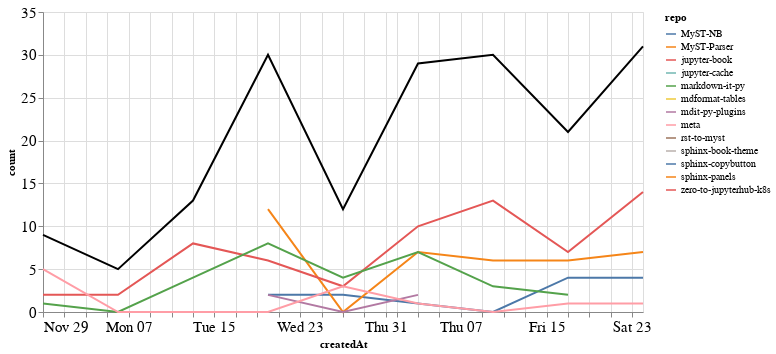

Source (notebook cell):
### Markdown cell above
### Comments

### Code cell
comments_time = comments.groupby('repo').resample('W', on='createdAt').count()['author'].reset_index()
comments_time = comments_time.rename(columns={'author': 'count'})
comments_time_total = comments_time.groupby('createdAt').agg({"count": "sum"}).reset_index()
ch1 = alt.Chart(comments_time, width=600).mark_line().encode(
    x='createdAt',
    y='count',
    color='repo',
    tooltip="repo"
)

ch2 = alt.Chart(comments_time_total, width=600).mark_line(color="black").encode(
    x='createdAt',
    y='count',
)

ch1 + ch2

### Figure 1 — Vega-Lite specification as saved in the notebook (floating-point values rounded to 4 significant figures)
{"config": {"axisLeft": {"labelFontSize": 15}, "axisBottom": {"labelFontSize": 15}}, "layer": [{"data": {"name": "data-5f58220eb550be46bd765b9616f93d22"}, "mark": "line", "encoding": {"color": {"type": "nominal", "field": "repo"}, "tooltip": {"type": "nominal", "field": "repo"}, "x": {"type": "temporal", "field": "createdAt"}, "y": {"type": "quantitative", "field": "count"}}, "width": 600}, {"data": {"name": "data-5c12e3b7f39d06629157fb3ebb8abecb"}, "mark": {"type": "line", "color": "black"}, "encoding": {"x": {"type": "temporal", "field": "createdAt"}, "y": {"type": "quantitative", "field": "count"}}, "width": 600}], "$schema": "https://vega.github.io/schema/vega-lite/v4.8.1.json", "datasets": {"data-5f58220eb550be46bd765b9616f93d22": [{"repo": "MyST-NB", "createdAt": "2020-12-20T00:00:00", "count": 2}, {"repo": "MyST-NB", "createdAt": "2020-12-27T00:00:00", "count": 2}, {"repo": "MyST-NB", "createdAt": "2021-01-03T00:00:00", "count": 1}, {"repo": "MyST-NB", "createdAt": "2021-01-10T00:00:00", "count": 0}, {"repo": "MyST-NB", "createdAt": "2021-01-17T00:00:00", "count": 4}, {"repo": "MyST-NB", "createdAt": "2021-01-24T00:00:00", "count": 4}, {"repo": "MyST-Parser", "createdAt": "2020-12-20T00:00:00", "count": 12}, {"repo": "MyST-Parser", "createdAt": "2020-12-27T00:00:00", "count": 0}, {"repo": "MyST-Parser", "createdAt": "2021-01-03T00:00:00", "count": 7}, {"repo": "MyST-Parser", "createdAt": "2021-01-10T00:00:00", "count": 6}, {"repo": "MyST-Parser", "createdAt": "2021-01-17T00:00:00", "count": 6}, {"repo": "MyST-Parser", "createdAt": "2021-01-24T00:00:00", "count": 7}, {"repo": "jupyter-book", "createdAt": "2020-11-29T00:00:00", "count": 2}, {"repo": "jupyter-book", "createdAt": "2020-12-06T00:00:00", "count": 2}, {"repo": "jupyter-book", "createdAt": "2020-12-13T00:00:00", "count": 8}, {"repo": "jupyter-book", "createdAt": "2020-12-20T00:00:00", "count": 6}, {"repo": "jupyter-book", "createdAt": "2020-12-27T00:00:00", "count": 3}, {"repo": "jupyter-book", "createdAt": "2021-01-03T00:00:00", "count": 10}, {"repo": "jupyter-book", "createdAt": "2021-01-10T00:00:00", "count": 13}, {"repo": "jupyter-book", "createdAt": "2021-01-17T00:00:00", "count": 7}, {"repo": "jupyter-book", "createdAt": "2021-01-24T00:00:00", "count": 14}, {"repo": "jupyter-cache", "createdAt": "2021-01-17T00:00:00", "count": 1}, {"repo": "markdown-it-py", "createdAt": "2020-11-29T00:00:00", "count": 1}, {"repo": "markdown-it-py", "createdAt": "2020-12-06T00:00:00", "count": 0}, {"repo": "markdown-it-py", "createdAt": "2020-12-13T00:00:00", "count": 4}, {"repo": "markdown-it-py", "createdAt": "2020-12-20T00:00:00", "count": 8}, {"repo": "markdown-it-py", "createdAt": "2020-12-27T00:00:00", "count": 4}, {"repo": "markdown-it-py", "createdAt": "2021-01-03T00:00:00", "count": 7}, {"repo": "markdown-it-py", "createdAt": "2021-01-10T00:00:00", "count": 3}, {"repo": "markdown-it-py", "createdAt": "2021-01-17T00:00:00", "count": 2}, {"repo": "mdformat-tables", "createdAt": "2020-12-13T00:00:00", "count": 1}, {"repo": "mdit-py-plugins", "createdAt": "2020-12-20T00:00:00", "count": 2}, {"repo": "mdit-py-plugins", "createdAt": "2020-12-27T00:00:00", "count": 0}, {"repo": "mdit-py-plugins", "createdAt": "2021-01-03T00:00:00", "count": 2}, {"repo": "meta", "createdAt": "2020-11-29T00:00:00", "count": 5}, {"repo": "meta", "createdAt": "2020-12-06T00:00:00", "count": 0}, {"repo": "meta", "createdAt": "2020-12-13T00:00:00", "count": 0}, {"repo": "meta", "createdAt": "2020-12-20T00:00:00", "count": 0}, {"repo": "meta", "createdAt": "2020-12-27T00:00:00", "count": 3}, {"repo": "meta", "createdAt": "2021-01-03T00:00:00", "count": 1}, {"repo": "meta", "createdAt": "2021-01-10T00:00:00", "count": 0}, {"repo": "meta", "createdAt": "2021-01-17T00:00:00", "count": 1}, {"repo": "meta", "createdAt": "2021-01-24T00:00:00", "count": 1}, {"repo": "rst-to-myst", "createdAt": "2021-01-10T00:00:00", "count": 8}, {"repo": "sphinx-book-theme", "createdAt": "2021-01-24T00:00:00", "count": 5}, {"repo": "sphinx-copybutton", "createdAt": "2020-12-06T00:00:00", "count": 3}, {"repo": "sphinx-panels", "createdAt": "2020-11-29T00:00:00", "count": 1}, {"repo": "zero-to-jupyterhub-k8s", "createdAt": "2021-01-03T00:00:00", "count": 1}], "data-5c12e3b7f39d06629157fb3ebb8abecb": [{"createdAt": "2020-11-29T00:00:00", "count": 9}, {"createdAt": "2020-12-06T00:00:00", "count": 5}, {"createdAt": "2020-12-13T00:00:00", "count": 13}, {"createdAt": "2020-12-20T00:00:00", "count": 30}, {"createdAt": "2020-12-27T00:00:00", "count": 12}, {"createdAt": "2021-01-03T00:00:00", "count": 29}, {"createdAt": "2021-01-10T00:00:00", "count": 30}, {"createdAt": "2021-01-17T00:00:00", "count": 21}, {"createdAt": "2021-01-24T00:00:00", "count": 31}]}}
